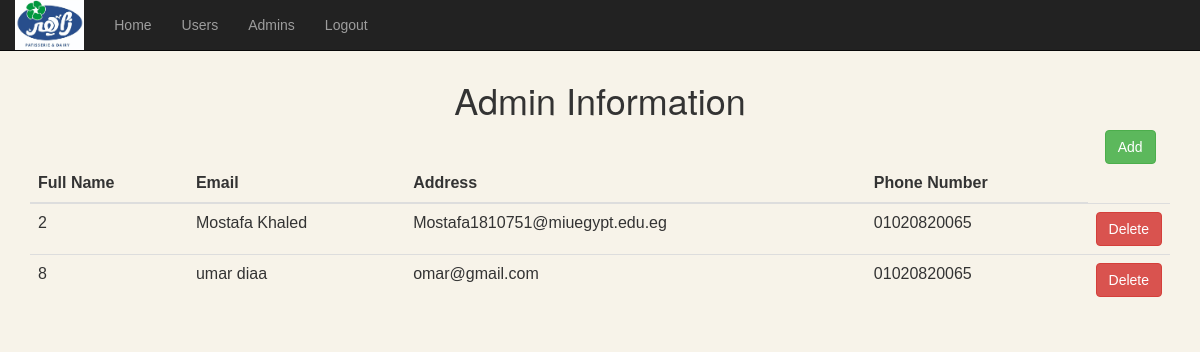
Page /admins.php?id=2 (signed in) on the committed database.
### tables this page shows
CREATE TABLE `users` (
  `id` int(11) NOT NULL,
  `first_name` varchar(32) NOT NULL,
  `email` varchar(100) NOT NULL,
  `password` varchar(100) NOT NULL,
  `address` varchar(132) NOT NULL,
  `mob_num` varchar(25) NOT NULL,
  `tel_num` int(10) NOT NULL,
  `register_dateT` datetime NOT NULL DEFAULT current_timestamp(),
  `role` varchar(255) NOT NULL
);

### admins.php (the view, shortened to what this page needs)
<!DOCTYPE html>
<html lang="en" dir="ltr">
  <head>
      <link rel="stylesheet" href="https://maxcdn.bootstrapcdn.com/bootstrap/3.4.1/css/bootstrap.min.css">
      <?php include "adminNav.php";?>
    <link rel="stylesheet" href="main.css">
  </head>
  <body>
       <?php
      $db = new database();
      $conn = $db->connect();
      ?>
    <br><br><br>
    <h1>Admin Information</h1>
<div class="container">
        <?php if($_SESSION["role"] == "topadmin"){?>
            <input id = "myBtn" type = "button" value="Add" name="add" class="btn btn-success" style ="margin-left: 93%;">
       <?php
        }
        ?>
  <table class="table table-hover">
    <thead>
      <tr>
        <th>Full Name</th>
        <th>Email</th>
        <th>Address</th>
        <th>Phone Number</th>
      </tr>
    </thead>
    <tbody>
      <?php
       $query = "SELECT * FROM users WHERE role = 'admin' OR role = 'topadmin'";
       $result = mysqli_query($conn,$query);
		while($row = $result -> fetch_array(MYSQLI_ASSOC)) {
		    $id = $row['id'];
		    $fname = $row['first_name'];
		    $email = $row['email'];
        $mob_num = $row['mob_num'];
		?>
	<tr>
		<td><?php echo $id; ?></td>
		<td><?php echo $fname; ?></td>
        <td><?php echo $email; ?></td>
        <td><?php echo $mob_num; ?></td>
        <?php if($_SESSION["role"] == "topadmin"){?>
        <td style="width: 80px" ><a id="idTag" href="admins.php?id=<?php echo $id; ?>"><button value="delete" name="delete" class="btn btn-danger"> Delete </button></a></td>
       <?php }?>
	</tr>
	<?php
    }
    ?>
    </tbody>
  </table>
</div>
  </body>
</html>

### main.css (style rules this page uses)
body { background-color: #f7f3e9; text-align: center; }
* { font-family: 'Trebuchet MS', sans-serif; }

### rows in the picture
users: id "2", first_name "Mostafa Khaled", email "Mostafa1810751@miuegypt.edu.eg", mob_num "01020820065"
users: id "8", first_name "umar diaa", email "omar@gmail.com", mob_num "01020820065"
